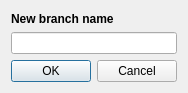
<?xml version="1.0" encoding="UTF-8"?>
<ui version="4.0">
 <class>Dialog</class>
 <widget class="QDialog" name="Dialog">
  <property name="geometry">
   <rect>
    <x>0</x>
    <y>0</y>
    <width>178</width>
    <height>93</height>
   </rect>
  </property>
  <property name="maximumSize">
   <size>
    <width>178</width>
    <height>93</height>
   </size>
  </property>
  <property name="windowTitle">
   <string>Dialog</string>
  </property>
  <layout class="QGridLayout" name="gridLayout">
   <item row="2" column="0">
    <widget class="QDialogButtonBox" name="buttonBox">
     <property name="orientation">
      <enum>Qt::Horizontal</enum>
     </property>
     <property name="standardButtons">
      <set>QDialogButtonBox::Cancel|QDialogButtonBox::Ok</set>
     </property>
    </widget>
   </item>
   <item row="1" column="0">
    <widget class="QLineEdit" name="lineEdit">
     <property name="inputMethodHints">
      <set>Qt::ImhNone</set>
     </property>
    </widget>
   </item>
   <item row="0" column="0">
    <widget class="QLabel" name="label">
     <property name="font">
      <font>
       <weight>75</weight>
       <bold>true</bold>
      </font>
     </property>
     <property name="text">
      <string>New branch name</string>
     </property>
    </widget>
   </item>
  </layout>
 </widget>
 <resources/>
 <connections>
  <connection>
   <sender>buttonBox</sender>
   <signal>accepted()</signal>
   <receiver>Dialog</receiver>
   <slot>accept()</slot>
   <hints>
    <hint type="sourcelabel">
     <x>248</x>
     <y>254</y>
    </hint>
    <hint type="destinationlabel">
     <x>157</x>
     <y>274</y>
    </hint>
   </hints>
  </connection>
  <connection>
   <sender>buttonBox</sender>
   <signal>rejected()</signal>
   <receiver>Dialog</receiver>
   <slot>reject()</slot>
   <hints>
    <hint type="sourcelabel">
     <x>316</x>
     <y>260</y>
    </hint>
    <hint type="destinationlabel">
     <x>286</x>
     <y>274</y>
    </hint>
   </hints>
  </connection>
 </connections>
</ui>
